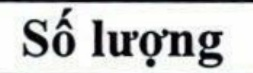
#> input picture document-process-service/ocr_slices/img_0_0.jpg, 253 x 73 px
$ python extractTable.py --input ocr_slices/img_0_0.jpg
#> lines starting #> are read from the running program, lines starting #| are printed output that depends on the picture; after the words box and inside, x2 and y2 are one past the last pixel; in counts of white or black regions, pixels touching at a corner belong together

import cv2
import copy
import json
import os
import argparse
import numpy as np
from typing import Tuple

# -------------------------------------------------------------------
# Class Library
# -------------------------------------------------------------------

class ExtractTable:
    '''
        @brief table extraction class
    '''

    @property
    def imgPath(self) -> str:
        return self.__imgDir

    @property
    def fileName(self) -> str:
        return os.path.splitext(self.imgPath)[0]

    def getImageShape(self):
        return self.__orgWidth, self.__orgHeight

    def __init__(self, imgDir: str) -> None:
        '''
        @brief Constructor
        @param imgDir: Target Image Path
        '''
        super(ExtractTable, self).__init__()
        self.__imgDir = imgDir

    def run(self) -> None:

        self.__resizeRatio = 640
        self.__resizeFlag = False
        self.__image = cv2.imread(self.__imgDir)
        self.__orgHeight, self.__orgWidth, _ = self.__image.shape
        self.__resize = self.resizeImg(self.__image)
        processedImg = self.extractBoundary(self.__resize)
        exportImg, exportDict = self.contourDetection(processedImg)
        self.saveResults(exportImg, exportDict)


    def saveResults(self, exportImg: cv2.Mat, exportDict: dict) -> None:
        '''
            @brief save results
            @param exportImg: image to be saved
                   exportDict: json data to be saved
        '''
        cv2.imwrite(self.fileName + '_contour.png', exportImg)
        with open(self.fileName + '.json', 'w') as writer:
            json.dump(exportDict, writer, indent=2)
        print('[ExtractTable::saveResults]: Table Extracted: %s' %
              self.__imgDir)

    def showImage(self, img: cv2.Mat, windowName: str) -> None:
        '''
            @brief show image
            @param img: cv2 read image
            @param windowName: window name
        '''
        cv2.imshow(windowName, img)
        key = cv2.waitKey(0)
        if key == 27:  # wait for ESC key to exit
            cv2.destroyWindow('visualize')

    def calRect(self, contours: np.ndarray) -> Tuple[int, int, int, int]:
        '''
            @brief calculate rectangle
            @param contours: contour area
            @return x, y, width, height
        '''
        x, y, w, h = cv2.boundingRect(contours)
        if self.__resizeFlag:
            w_diff = self.__orgWidth / self.__resizeRatio
            h_diff = self.__orgHeight / self.__resizeRatio
            x = int(x * w_diff)
            y = int(y * h_diff)
            w = int(w * w_diff)
            h = int(h * h_diff)
        return x, y, w, h

    def isBoldText(self, image: cv2.Mat, contour: np.ndarray) -> bool:
        '''
            @brief check whether contour is black text or not
            @param contour: contour area, image
            @return isBold: True or False
        '''
        x, y, w, h = cv2.boundingRect(contour)
        ct_img = image[y:y+h, x:x+w]

        num_white = np.sum(ct_img == 255)
        num_black = np.sum(ct_img == 0)

        if num_black > num_white:
            return True
        else:
            return False

    def contourDetection(self, processedImg: cv2.Mat) -> Tuple[cv2.Mat, dict]:
        '''
            @brief detect contours on image
            @param processedImg: empty table without text image
            @return contour drew image, contour area dict
        '''
        min_width = 5
        min_height = 5
        exportImg = copy.deepcopy(self.__image)

        exportDict = {
            'width': self.__orgWidth,
            'height': self.__orgHeight,
            'results': []
        }
        contours, hierarchy = cv2.findContours(
            processedImg, cv2.RETR_TREE, cv2.CHAIN_APPROX_SIMPLE)

        for i in range(len(contours)):
            color = np.random.randint(0, 255, 3).tolist()

            if cv2.contourArea(contours[i]) < 200 or self.isBoldText(processedImg, contours[i]):
                continue

            if hierarchy[0][i].any() != -1:
                x, y, w, h = self.calRect(contours[i])
                if w > min_width and h > min_height:
                    exportDict['results'].append(
                        {'x': x, 'y': y, 'width': w, 'height': h})
                    cv2.rectangle(exportImg, (x, y), (x+w, y+h), color, 2)

        # self.showImage(exportImg, 'exportImg')
        return exportImg, exportDict

    def resizeImg(self, image: cv2.Mat) -> cv2.Mat:
        '''
            @brief resize image
            @param: cv2 read image, resize ratio
            @return: resized image, resize flag
        '''
        if self.__orgWidth < self.__resizeRatio and self.__orgHeight < self.__resizeRatio:
            image = cv2.resize(
                image, (self.__resizeRatio, self.__resizeRatio), interpolation=cv2.INTER_CUBIC)
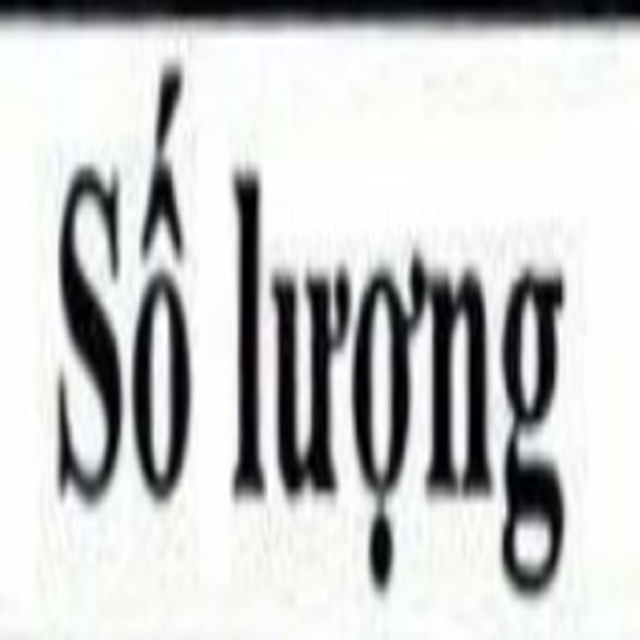
#> image: shape (640, 640, 3); mean of channels 0, 1, 2 201.5, 201.8, 200.8; drawn as B, G, R
            self.__resizeFlag = True
        return image

    def extractBoundary(self, image: cv2.Mat):
        '''
            @brief extract table boundaries by extracting verticle and horizontal lines
            @param image: cv2 read image
            @return empty table
        '''
        gray = cv2.cvtColor(image, cv2.COLOR_BGR2GRAY)

        invertImg = 255-gray
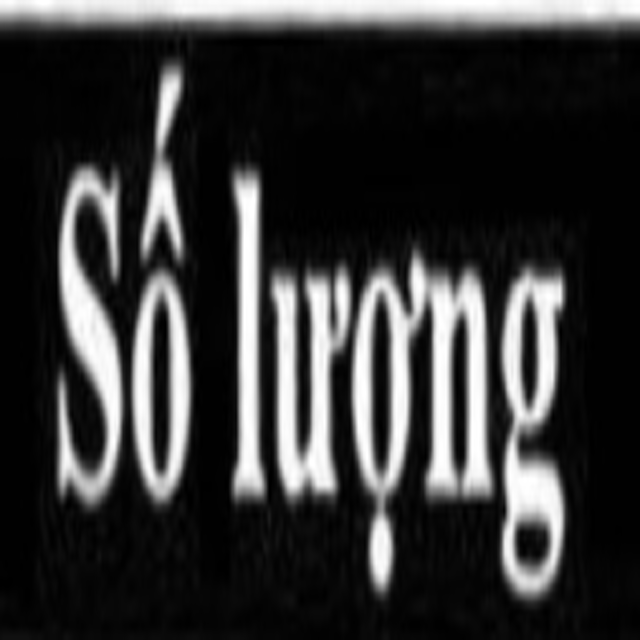
#> invertImg: shape (640, 640); min 0, max 255, mean 53.6
        _, edges = cv2.threshold(
            invertImg, 200, 255, cv2.THRESH_BINARY | cv2.THRESH_OTSU)
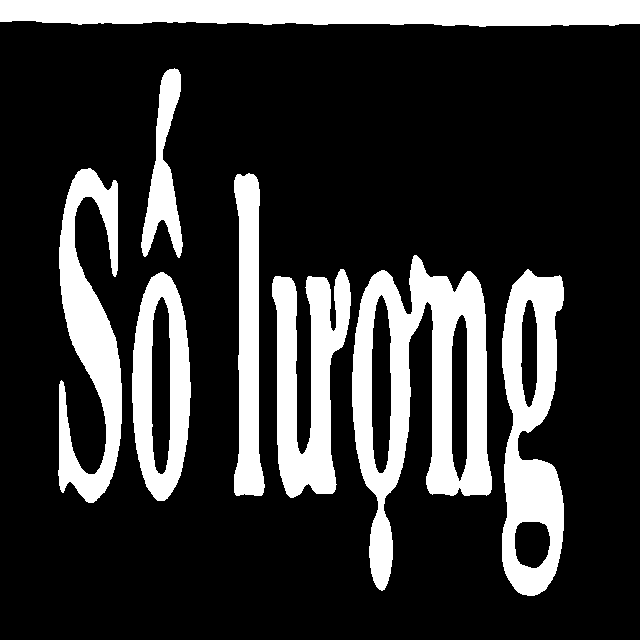
#> edges: shape (640, 640); 21.4% white; 8 white regions, largest, box (x1, y1, x2, y2) and area: (352, 255, 492, 591) 20345, (0, 0, 640, 27) 15416, (502, 269, 564, 596) 12360

        kernel = cv2.getStructuringElement(cv2.MORPH_RECT, (2, 2))

        vertical_kernel = cv2.getStructuringElement(
            cv2.MORPH_RECT, (1, np.array(image).shape[1]//100))
#> vertical_kernel = [1, 1, 1, 1, 1, 1]
        vertical_lines = cv2.erode(edges, vertical_kernel, iterations=3)
#> vertical_lines: shape (640, 640); 17.6% white; 8 white regions, largest, box (x1, y1, x2, y2) and area: (352, 264, 491, 585) 17310, (0, 0, 640, 21) 11576, (502, 278, 564, 590) 9736
        vertical_lines = cv2.dilate(
            vertical_lines, vertical_kernel, iterations=3)
#> vertical_lines: shape (640, 640); 21.8% white; 8 white regions, largest, box (x1, y1, x2, y2) and area: (352, 258, 491, 594) 20250, (0, 0, 640, 30) 17336, (502, 272, 564, 599) 12346

        hor_kernel = cv2.getStructuringElement(
            cv2.MORPH_RECT, (np.array(image).shape[1]//100, 1))
#> hor_kernel = [[1, 1, 1, 1, 1, 1]]
        horizontal_lines = cv2.erode(edges, hor_kernel, iterations=3)
#> horizontal_lines: shape (640, 640); 9.6% white; 25 white regions (7 under 20 px), largest, box (x1, y1, x2, y2) and area: (0, 0, 640, 26) 15192, (418, 270, 486, 495) 4191, (281, 277, 341, 494) 3545
        horizontal_lines = cv2.dilate(
            horizontal_lines, hor_kernel, iterations=3)
#> horizontal_lines: shape (640, 640); 19.7% white; 25 white regions (4 under 20 px), largest, box (x1, y1, x2, y2) and area: (0, 0, 640, 26) 15309, (412, 270, 495, 495) 10341, (275, 277, 350, 494) 9590

        empty_table = cv2.addWeighted(
            vertical_lines, 0.5, horizontal_lines, 0.5, 0.0)
        empty_table = cv2.erode(~empty_table, kernel, iterations=2)
        _, empty_table = cv2.threshold(
            empty_table, 128, 255, cv2.THRESH_BINARY | cv2.THRESH_OTSU)
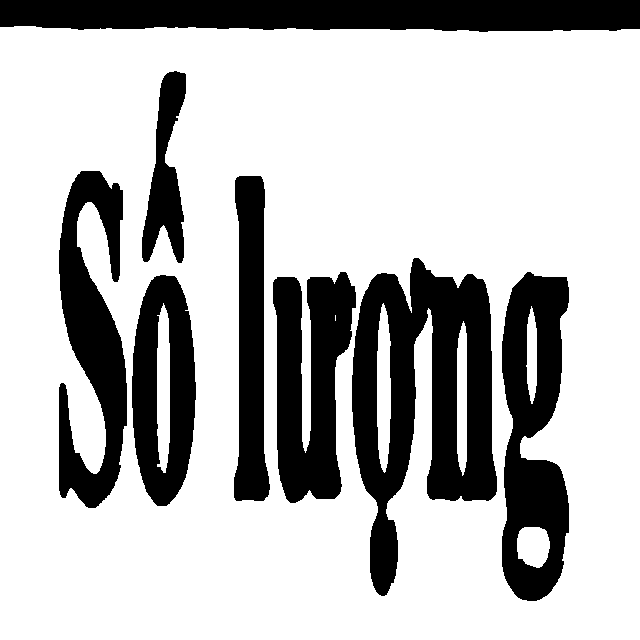
#> empty_table: shape (640, 640); 73.6% white; 8 black regions
        # self.showImage(empty_table, 'table')
        return empty_table


# -------------------------------------------------------------------
# Main Routine
# -------------------------------------------------------------------
if __name__ == '__main__':

    parser = argparse.ArgumentParser(
        prog='extract table',
        description='extract table from image'
    )
    parser.add_argument(
        '-i', '--input', help='path to input image'
    )
    args = parser.parse_args()
    extractor = ExtractTable(args.input)
    extractor.run()
#> in contourDetection, `contours, hierarchy = cv2.findContours( processedImg, cv2.RETR_TREE, c..`: contours = 14 contours, 1 with area under 20; largest, box (x1, y1, x2, y2) and area: (0, 26, 640, 640) 389695, (351, 257, 498, 597) 29190, (501, 271, 570, 602) 17232, (58, 170, 128, 509) 13960, (272, 271, 357, 504) 13403
#> the loop in contourDetection, `for i in range(len(contours)):` made 14 passes
#> (color, num_white in isBoldText, num_black in isBoldText) on passes 1, 2, 3, 4, 5, 6, 7, 9, 10, 11, 12, 13: ([172, 47, 117], 301473, 91487), ([192, 67, 251], 5462, 9916), ([195, 103, 9], 1898, 312), ([211, 21, 242], 7894, 14945), ([36, 87, 70], 1107, 246), ([216, 88, 140], 802, 276), ([58, 193, 230], 6442, 13363), ([88, 81, 165], 24594, 25386), ([25, 77, 72], 1377, 173), ([9, 148, 115], 1905, 475), ([208, 243, 197], 3848, 8578), ([254, 79, 175], 10327, 13403)
#> color on pass 8: [39, 87, 174]
#> pass 1, in isBoldText, `ct_img = image[y:y+h, x:x+w]`:
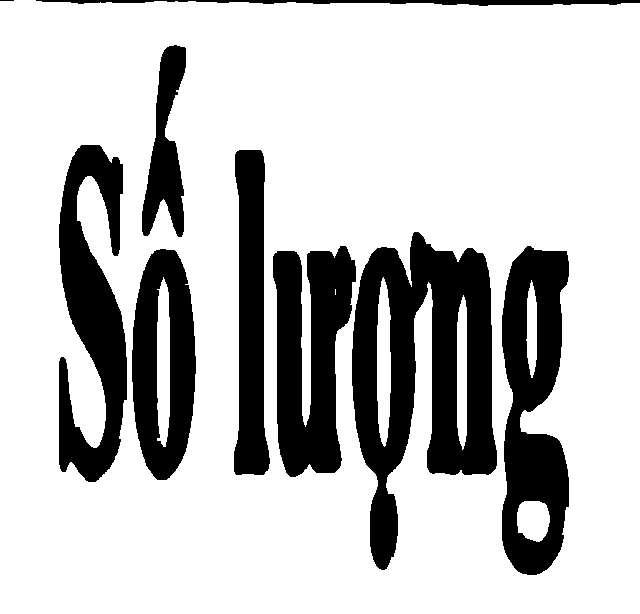
#> ct_img: shape (614, 640); 76.7% white; 9 black regions (1 under 20 px), largest, box (x1, y1, x2, y2) and area: (352, 232, 497, 570) 25260, (502, 246, 569, 575) 14945, (59, 145, 127, 482) 13403
#> pass 2, in isBoldText (call 2), `ct_img = image[y:y+h, x:x+w]`:
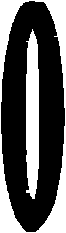
#> ct_img: shape (233, 66); 35.5% white; 2 white regions, box (x1, y1, x2, y2) and area: (0, 0, 66, 233) 3564, (26, 29, 39, 199) 1898
#> after the loop in contourDetection, `for i in range(len(contours)):`:
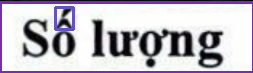
#> exportImg: shape (73, 253, 3); mean of channels 0, 1, 2 199.9, 189, 193.9; drawn as B, G, R
#> in run, `exportImg, exportDict = self.contourDetection(processedImg)`: exportDict = 3 items

$ run again, on document-process-service/ocr_slices/img_0_2.jpg
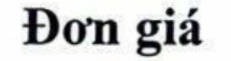
#> input picture document-process-service/ocr_slices/img_0_2.jpg, 231 x 61 px
#> in extractBoundary, `_, edges = cv2.threshold( invertImg, 200, 255, cv2.THRESH_BINARY | cv2..`:
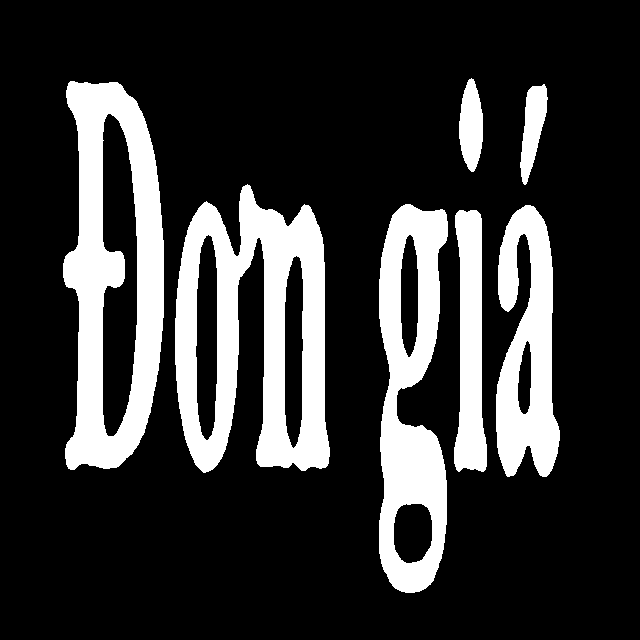
#> edges: shape (640, 640); 20.4% white; 7 white regions, largest, box (x1, y1, x2, y2) and area: (175, 184, 330, 473) 24545, (63, 81, 164, 470) 21958, (379, 204, 448, 593) 16459
#> contours = 14 contours; largest, box (x1, y1, x2, y2) and area: (0, 0, 640, 640) 408321, (174, 186, 336, 479) 34978, (63, 82, 170, 476) 33142, (378, 206, 454, 599) 22619, (495, 207, 566, 483) 14370
#> the loop in contourDetection, `for i in range(len(contours)):` made 14 passes
#> (color, num_white in isBoldText, num_black in isBoldText) on passes 1 to 8: ([172, 47, 117], 308797, 100803), ([192, 67, 251], 3010, 7670), ([195, 103, 9], 5976, 13620), ([211, 21, 242], 349, 155), ([36, 87, 70], 10328, 19540), ([216, 88, 140], 1559, 385), ([58, 193, 230], 1074, 294), ([39, 87, 174], 17628, 29838)
#> after the loop in contourDetection, `for i in range(len(contours)):`:
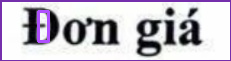
#> exportImg: shape (61, 231, 3); mean of channels 0, 1, 2 201.7, 191, 196.1; drawn as B, G, R
#> exportDict = 3 items
